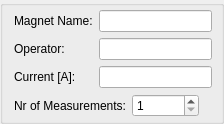
    <widget class="QGroupBox" name="groupBox_4">
     <property name="sizePolicy">
      <sizepolicy hsizetype="Maximum" vsizetype="Maximum">
       <horstretch>0</horstretch>
       <verstretch>0</verstretch>
      </sizepolicy>
     </property>
     <property name="font">
      <font>
       <weight>75</weight>
       <bold>true</bold>
      </font>
     </property>
     <property name="title">
      <string/>
     </property>
     <layout class="QGridLayout" name="gridLayout_4">
      <property name="topMargin">
       <number>4</number>
      </property>
      <property name="rightMargin">
       <number>9</number>
      </property>
      <property name="bottomMargin">
       <number>4</number>
      </property>
      <item row="0" column="0">
       <layout class="QFormLayout" name="formLayout">
        <item row="0" column="0">
         <widget class="QLabel" name="label_24">
          <property name="font">
           <font>
            <weight>50</weight>
            <bold>false</bold>
           </font>
          </property>
          <property name="text">
           <string>Magnet Name:</string>
          </property>
         </widget>
        </item>
        <item row="0" column="1">
         <widget class="QLineEdit" name="le_magnet_name">
          <property name="sizePolicy">
           <sizepolicy hsizetype="Preferred" vsizetype="Fixed">
            <horstretch>0</horstretch>
            <verstretch>0</verstretch>
           </sizepolicy>
          </property>
          <property name="minimumSize">
           <size>
            <width>100</width>
            <height>0</height>
           </size>
          </property>
          <property name="font">
           <font>
            <weight>50</weight>
            <bold>false</bold>
           </font>
          </property>
         </widget>
        </item>
        <item row="1" column="0">
         <widget class="QLabel" name="label_27">
          <property name="font">
           <font>
            <weight>50</weight>
            <bold>false</bold>
           </font>
          </property>
          <property name="text">
           <string>Operator:</string>
          </property>
         </widget>
        </item>
        <item row="1" column="1">
         <widget class="QLineEdit" name="le_operator">
          <property name="sizePolicy">
           <sizepolicy hsizetype="Preferred" vsizetype="Fixed">
            <horstretch>0</horstretch>
            <verstretch>0</verstretch>
           </sizepolicy>
          </property>
          <property name="font">
           <font>
            <weight>50</weight>
            <bold>false</bold>
           </font>
          </property>
         </widget>
        </item>
        <item row="2" column="0">
         <widget class="QLabel" name="label_7">
          <property name="enabled">
           <bool>true</bool>
          </property>
          <property name="font">
           <font>
            <weight>50</weight>
            <bold>false</bold>
           </font>
          </property>
          <property name="text">
           <string>Current [A]:</string>
          </property>
         </widget>
        </item>
        <item row="2" column="1">
         <widget class="QLineEdit" name="le_current_setpoint">
          <property name="font">
           <font>
            <weight>50</weight>
            <bold>false</bold>
           </font>
          </property>
         </widget>
        </item>
       </layout>
      </item>
      <item row="1" column="0">
       <layout class="QHBoxLayout" name="horizontalLayout_5">
        <item>
         <widget class="QLabel" name="label_28">
          <property name="font">
           <font>
            <weight>50</weight>
            <bold>false</bold>
           </font>
          </property>
          <property name="text">
           <string>Nr of Measurements:</string>
          </property>
          <property name="alignment">
           <set>Qt::AlignRight|Qt::AlignTrailing|Qt::AlignVCenter</set>
          </property>
         </widget>
        </item>
        <item>
         <widget class="QSpinBox" name="sb_nr_measurements">
          <property name="sizePolicy">
           <sizepolicy hsizetype="Preferred" vsizetype="Fixed">
            <horstretch>0</horstretch>
            <verstretch>0</verstretch>
           </sizepolicy>
          </property>
          <property name="font">
           <font>
            <weight>50</weight>
            <bold>false</bold>
           </font>
          </property>
          <property name="minimum">
           <number>1</number>
          </property>
          <property name="maximum">
           <number>100000</number>
          </property>
         </widget>
        </item>
        <item>
         <widget class="QLabel" name="la_nr_measurements">
          <property name="font">
           <font>
            <weight>50</weight>
            <bold>false</bold>
           </font>
          </property>
          <property name="text">
           <string/>
          </property>
         </widget>
        </item>
       </layout>
      </item>
     </layout>
    </widget>
